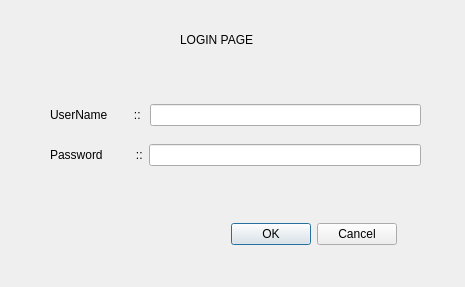
<?xml version="1.0" encoding="UTF-8"?>
<ui version="4.0">
 <class>Login</class>
 <widget class="QDialog" name="Login">
  <property name="geometry">
   <rect>
    <x>0</x>
    <y>0</y>
    <width>465</width>
    <height>287</height>
   </rect>
  </property>
  <property name="windowTitle">
   <string>Dialog</string>
  </property>
  <widget class="QDialogButtonBox" name="buttonBox">
   <property name="geometry">
    <rect>
     <x>230</x>
     <y>220</y>
     <width>167</width>
     <height>29</height>
    </rect>
   </property>
   <property name="orientation">
    <enum>Qt::Orientation::Horizontal</enum>
   </property>
   <property name="standardButtons">
    <set>QDialogButtonBox::StandardButton::Cancel|QDialogButtonBox::StandardButton::Ok</set>
   </property>
  </widget>
  <widget class="QLabel" name="label_3">
   <property name="geometry">
    <rect>
     <x>180</x>
     <y>30</y>
     <width>111</width>
     <height>20</height>
    </rect>
   </property>
   <property name="font">
    <font>
     <family>Microsoft Sans Serif</family>
    </font>
   </property>
   <property name="layoutDirection">
    <enum>Qt::LayoutDirection::LeftToRight</enum>
   </property>
   <property name="text">
    <string>LOGIN PAGE</string>
   </property>
   <property name="textFormat">
    <enum>Qt::TextFormat::PlainText</enum>
   </property>
  </widget>
  <widget class="QWidget" name="layoutWidget">
   <property name="geometry">
    <rect>
     <x>50</x>
     <y>100</y>
     <width>371</width>
     <height>30</height>
    </rect>
   </property>
   <layout class="QHBoxLayout" name="horizontalLayout">
    <item>
     <widget class="QLabel" name="label">
      <property name="font">
       <font>
        <family>Microsoft Sans Serif</family>
       </font>
      </property>
      <property name="text">
       <string>UserName        :: </string>
      </property>
     </widget>
    </item>
    <item>
     <widget class="QLineEdit" name="lineEdit">
      <property name="text">
       <string/>
      </property>
     </widget>
    </item>
   </layout>
  </widget>
  <widget class="QWidget" name="layoutWidget">
   <property name="geometry">
    <rect>
     <x>50</x>
     <y>140</y>
     <width>371</width>
     <height>30</height>
    </rect>
   </property>
   <layout class="QHBoxLayout" name="horizontalLayout_2">
    <item>
     <widget class="QLabel" name="label_2">
      <property name="font">
       <font>
        <family>Microsoft Sans Serif</family>
       </font>
      </property>
      <property name="text">
       <string>Password          ::</string>
      </property>
     </widget>
    </item>
    <item>
     <widget class="QLineEdit" name="lineEdit_2"/>
    </item>
   </layout>
  </widget>
 </widget>
 <resources/>
 <connections>
  <connection>
   <sender>buttonBox</sender>
   <signal>accepted()</signal>
   <receiver>Login</receiver>
   <slot>accept()</slot>
   <hints>
    <hint type="sourcelabel">
     <x>248</x>
     <y>254</y>
    </hint>
    <hint type="destinationlabel">
     <x>157</x>
     <y>274</y>
    </hint>
   </hints>
  </connection>
  <connection>
   <sender>buttonBox</sender>
   <signal>rejected()</signal>
   <receiver>Login</receiver>
   <slot>reject()</slot>
   <hints>
    <hint type="sourcelabel">
     <x>316</x>
     <y>260</y>
    </hint>
    <hint type="destinationlabel">
     <x>286</x>
     <y>274</y>
    </hint>
   </hints>
  </connection>
 </connections>
</ui>
